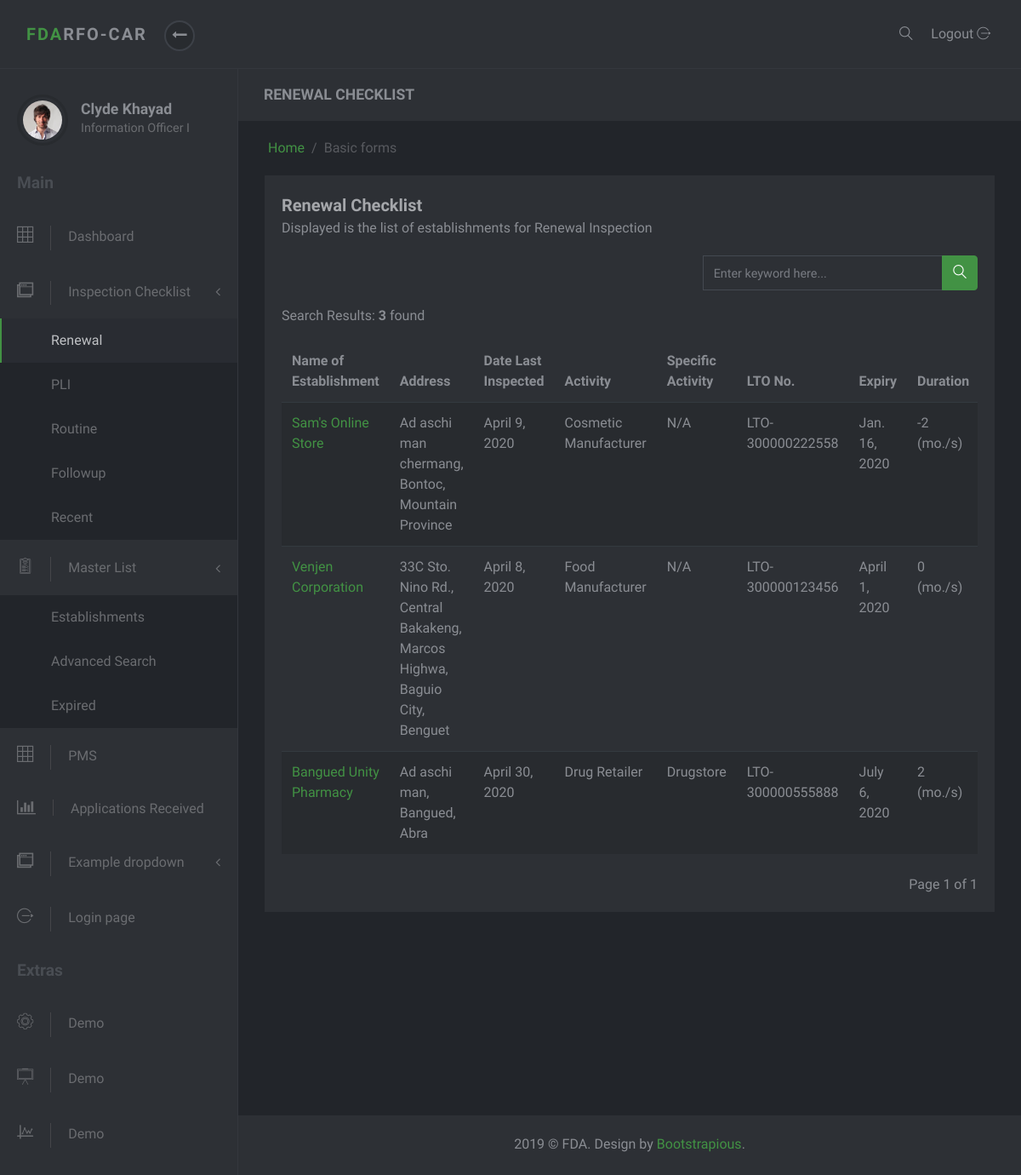
The app's page /checklist/, older data.
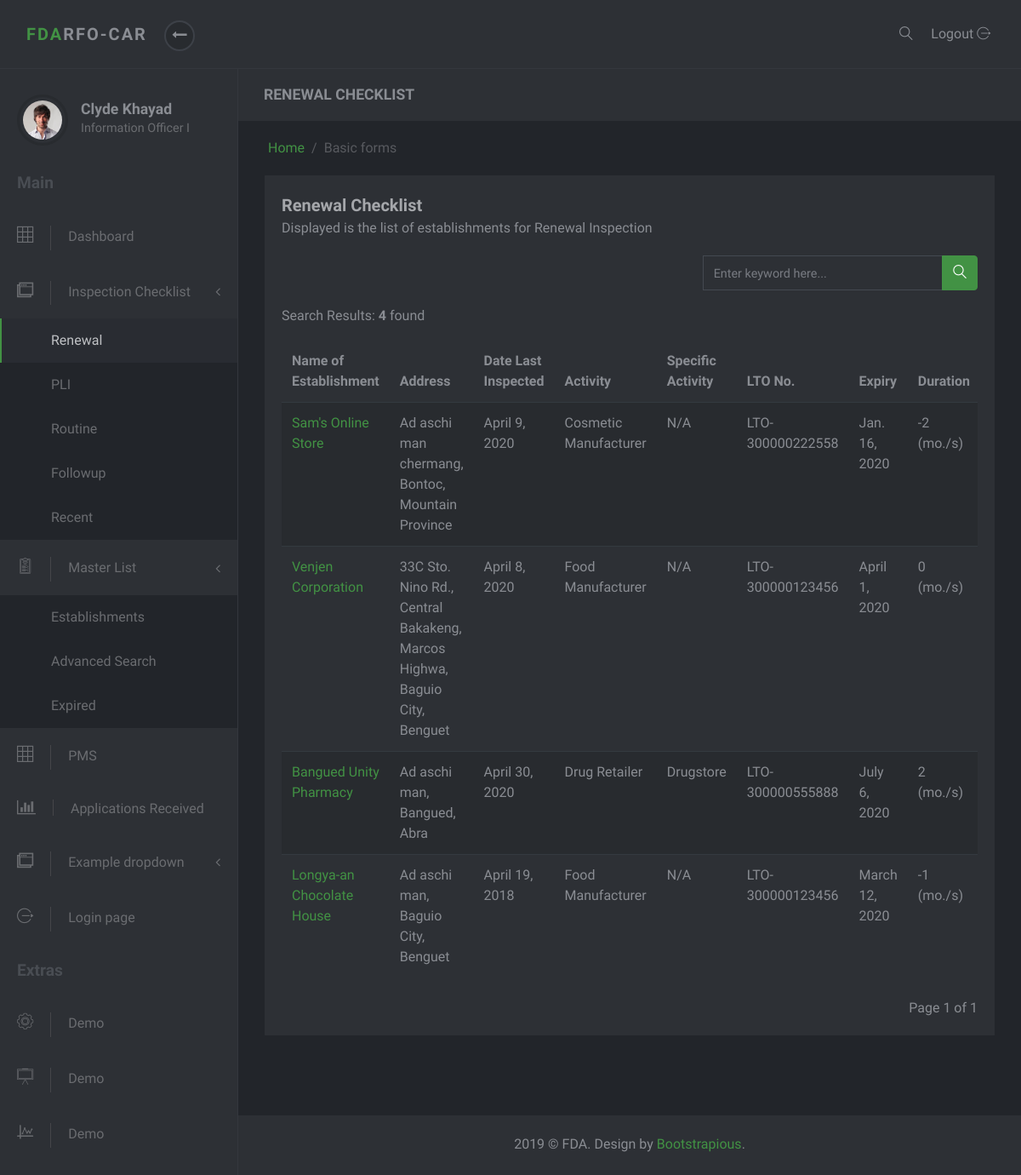
The same page, newer data.
### checklist/models.py (models this page shows, shortened)
class Job(models.Model):
    establishment = models.OneToOneField(Establishment, on_delete=models.CASCADE, null=True)
    date_created = models.DateTimeField('Date Created', default=timezone.now)
    inspection_status = models.CharField(max_length=11, default=constants.INSPECTION_STATUS[1])
    inspection_type = models.CharField(max_length=20, choices=constants.INSPECTION_TYPES, null=True)
    renchecklist = RenewalChecklistManager()
    plichecklist = PLIChecklistManager()
    routinelist = RoutineListManager()

### masterlist/models.py (models this page shows, shortened)
class Establishment(models.Model):
    date_modified = models.DateTimeField('date modified', default=timezone.now)
    application = models.CharField(max_length=1, choices=constants.APPLICATIONS)
    name = models.CharField(max_length=60)
    product_type = models.ForeignKey(ProductType, on_delete=models.SET_NULL, null=True)
    center = models.CharField(max_length=6, choices=constants.CENTERS)
    primary_activity = models.ForeignKey(PrimaryActivity, on_delete=models.CASCADE, null=True)
    specific_activity = models.ManyToManyField(SpecificActivity)
    additional_activity = models.ForeignKey(AdditionalActivity, on_delete=models.SET_NULL, null=True)
    product_line = models.ForeignKey(ProductLine, on_delete=models.SET_NULL, null=True, blank=True)
    plant_address = models.OneToOneField(PlantAddress, on_delete=models.SET_NULL, null=True)
    office_address = models.OneToOneField(OfficeAddress, on_delete=models.SET_NULL, null=True)
    authorized_officer = models.OneToOneField(AuthorizedOfficer, on_delete=models.SET_NULL, null=True)
    remarks = models.CharField(max_length=100, null=True, blank=True, verbose_name='Product Remarks')
    status = models.CharField(max_length=8, choices=constants.EST_STATUS, null=True, default="Active")
    folder_id = models.CharField(max_length=10, null=True, verbose_name="Folder Number")
    expiredlist = mymanagers.ExpiredListManager()
    objects = models.Manager()
    class Meta:
        ordering = ['-date_modified']

class Address(models.Model):
    address = models.CharField(max_length=250)
    region = models.ForeignKey(Region, on_delete=models.SET_NULL, null=True)
    province = models.ForeignKey(Province, on_delete=models.SET_NULL, null=True)
    municipality_or_city = models.ForeignKey(CityOrMunicipality, on_delete=models.SET_NULL, null=True)
    def full_address(self):
        return self.address + ', ' + self.municipality_or_city.name + ', ' + self.province.name

class CityOrMunicipality(models.Model):
    name = models.CharField(max_length=30)
    description = models.CharField(max_length=50, null=True, blank=True)
    province = models.ForeignKey(Province, on_delete=models.CASCADE)

class Province(models.Model):
    name = models.CharField(max_length=30)
    region = models.ForeignKey(Region, on_delete=models.SET_NULL, null=True)

class Inspection(models.Model):
    establishment = models.ForeignKey(Establishment, on_delete=models.SET_NULL, null=True)
    tracking_number = models.CharField(max_length=14, null=True, verbose_name="DTN or Case #")
    capa = models.OneToOneField(Capa, on_delete=models.SET_NULL, null=True, blank=True)
    type_of_inspection = models.CharField(max_length=20, choices=constants.INSPECTION_TYPES)
    date_inspected = models.DateTimeField('Date Inspected')
    frequency_of_inspection = models.PositiveIntegerField(default=0, verbose_name="Frequency of Inspection", null=True, blank=True)
    risk_rating = models.CharField(max_length=7, choices=constants.RISK_RATINGS, null=True, blank=True)
    date_of_followup_inspection = models.DateTimeField('Date of Followup Inspection', null=True, blank=True)
    inspector = models.CharField(max_length=3, choices=constants.INSPECTORS)
    remarks = models.CharField(max_length=200, null=True)
    inspection_report = models.FileField(null=True, blank=False, upload_to=report_directory_path, verbose_name='Inspection Report')
    class Meta:
        ordering = ['-date_inspected']

class ProductType(models.Model):
    name = models.CharField(max_length=50)
    def __str__(self):
        return self.name

class PrimaryActivity(models.Model):
    name = models.CharField(max_length=150)
    def __str__(self):
        return self.name

class SpecificActivity(models.Model):
    name = models.CharField(max_length=150)

class Lto(models.Model):
    establishment = models.ForeignKey(Establishment, on_delete=models.CASCADE, null=True, related_name='ltos')
    issuance = models.DateTimeField(null=True, blank=True, verbose_name='Date Issued')
    lto_number = models.CharField(max_length=20)
    expiry = models.DateTimeField('expiry date')
    def get_duration(self):
        start_date = datetime.now().date()
        end_date = self.expiry.date()
        difference = relativedelta.relativedelta(end_date, start_date)
        month = difference.years * 12 + difference.months
        return month
    class Meta:
        ordering = ['-expiry']
        get_latest_by = 'expiry'

### checklist/views.py (the view)
# urls.py: path('', RenewalChekListView.as_view(), name='index'),
class RenewalChekListView(ListView):
    items_per_page = 10
    model = Establishment
    template_name = 'checklist/index.html'
    context_object_name = 'list'
    def get_context_data(self, **kwargs):
        context = super().get_context_data(**kwargs)
        page = self.request.GET.get('page')
        paginator = mypaginator.MyPaginator(self.get_list(), self.items_per_page, page)
        context['paginated_result'] = paginator.get_paginated_result()
        context['ren_checklist_active'] = "active"
        context['result_count'] = paginator.get_result_count()
        return context
    def get_list(self):
        renewal_checklist = Job.renchecklist.get_list()
        query = self.request.GET.get('q', None)
        if query:
            renewal_checklist = Job.renchecklist.get_filtered_list(query=query)
        return renewal_checklist

### checklist/mymanagers.py (called while the page is built)
    def check_for_inspection(self):
        from masterlist.models import Establishment
        for est in Establishment.objects.all():
            if est.ltos.first().get_duration() <= 6 and \
            est.specific_activity.filter(name__in=self.except_activities).exists()==False and \
            est.inspection_set.all().count() != 0:
                if super().filter(establishment_id=est.id).exists()==False:
                    super().create(establishment=est, inspection_type=constants.INSPECTION_TYPES[1][0])

    def get_list(self):
        self.check_for_inspection()
        jobs = super().get_queryset().filter(inspection_type=constants.INSPECTION_TYPES[1][0])
        return jobs

### masterlist/mypaginator.py (called while the page is built)
    def get_paginated_result(self):
        paginated_result = ''
        paginator = Paginator(self.query_set, self.items_per_page)
        page = self.page
        try:
            paginated_result = paginator.page(page)
        except PageNotAnInteger:
            paginated_result = paginator.page(1)
        except EmptyPage:
            paginated_result = paginator.page(paginator.num_pages)
        self.count = paginator.count
        return paginated_result

### checklist/templates/checklist/index.html (shortened to what this page needs)
{% extends 'masterlist/partial/base.html' %}
{% block subtitle %} RENEWAL CHECKLIST {% endblock %}
{% block content %}
<div class="row">
    <div class="col-lg-12">
        <div class="block">
            <div class="title">
                <strong>Renewal Checklist</strong>
                <span class="d-block">Displayed is the list of establishments for Renewal Inspection</span>
            </div>
            <div class="row">
                <div class="col-md-7">
                </div>
                <div class="col-md-5">
                  <form action="" method='get'>
                    {% include 'masterlist/partial/search_input.html' %}
                  </form>
                </div>
            </div>
            <div class="block-body">
                {% include 'checklist/partial/search_result.html' %}
                <br>
                {% include 'masterlist/partial/pagination.html' %}
            </div>
        </div>
    </div>
</div>
{% endblock %}

### checklist/templates/checklist/partial/search_result.html
{% block searchresult %}
{% include 'checklist/partial/search_result_count.html' %}
<div class="table-responsive">
    <table class="table table-striped table-hover">
        <thead>
        <tr>
            <th>Name of Establishment</th>
            <th>Address</th>
            <th>Date Last Inspected</th>
            <th>Activity</th>
            <th>Specific Activity</th>
            <th>LTO No.</th>
            <th>Expiry</th>
            <th>Duration</th>
        </tr>
        </thead>
        <tbody>
        {% for job in paginated_result %}
        <tr>
            <td><a href="{% url 'masterlist:est-detail' job.establishment.id %}" target="_blank">{{job.establishment.name}}</a></td>
            <td>{{job.establishment.plant_address.full_address}}</td>
            <td>{{job.establishment.inspection_set.first.date_inspected.date}}</td>
            <td>{{job.establishment.product_type}} {{job.establishment.primary_activity}}</td>
            <td>
            {% for spec_act in job.establishment.specific_activity.all %}
              {% if forloop.last %}
                {{spec_act.name}}
              {% else %}
                {{spec_act.name}},
              {% endif %}
            {% endfor %}
            </td>
            <td>{{job.establishment.ltos.first.lto_number}}</td>
            <td>{{job.establishment.ltos.first.expiry.date}}</td>
            <td>{{job.establishment.ltos.first.get_duration}} (mo./s)</td>
        </tr>
        {% endfor %}
        </tbody>
    </table>
</div>
{% endblock %}

Row changes from the older to the newer data that the page shows:
added Job: establishment.name "Longya-an Chocolate House", establishment.plant_address.full_address "Ad aschi man, Baguio City, Benguet", establishment.inspection_set.first.date_inspected "April 19, 2018", establishment.product_type "Food", establishment.primary_activity "Manufacturer", establishment.ltos.first.lto_number "LTO-300000123456", establishment.ltos.first.expiry "March 12, 2020", establishment.ltos.first.get_duration "-1", SpecificActivity (name "N/A")
Text that changed along with them:
{{ result_count }}: "3" → "4"
